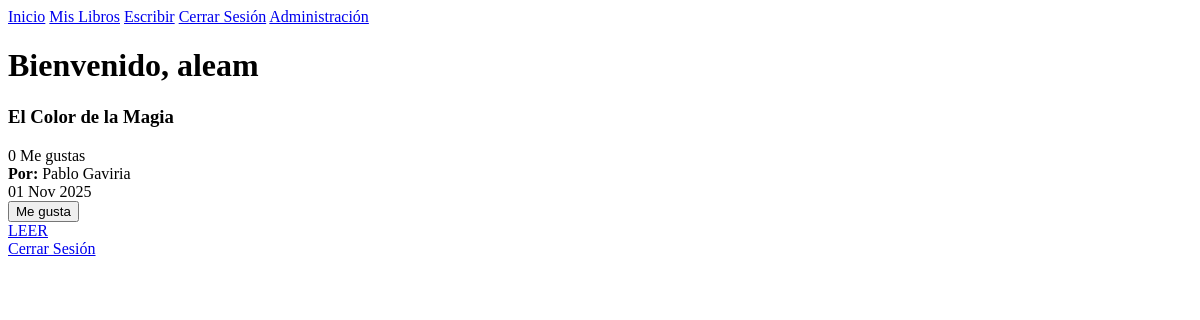
The app's page /principal/ (signed in), older data.
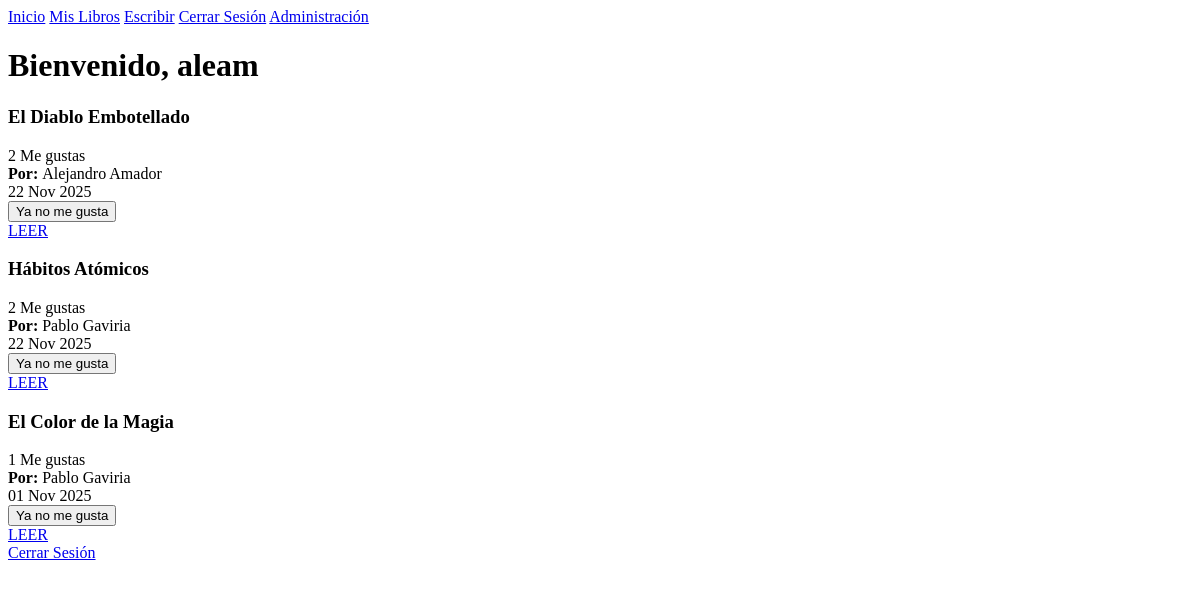
The same page, newer data.
### books/models.py (models this page shows, shortened)
class Libro(models.Model):
    titulo = models.CharField(max_length=200, verbose_name="Título")
    contenido = models.TextField(verbose_name='Contenido')
    autor = models.ForeignKey(
        Usuario,
        on_delete=models.CASCADE,
    )
    fecha_creacion = models.DateTimeField(auto_now_add=True, verbose_name='Fecha de Creación')
    fecha_actualizacion = models.DateTimeField(auto_now=True, verbose_name='Ultima Actualización')
    publicado = models.BooleanField(default=True, verbose_name='¿Publicado?')
    @property
    def total_likes(self):
        return self.likes.count()
    def usuario_ya_dio_like(self, usuario):
        return self.likes.filter(usuario=usuario).exists()

### accounts/models.py (models this page shows, shortened)
class Usuario(models.Model):
    username = models.CharField(max_length=30, unique=True, verbose_name='Username')
    email = models.EmailField(unique=True, verbose_name='Email')
    nombre = models.CharField(max_length=30, verbose_name='Nombre')
    apellido = models.CharField(max_length=50, verbose_name='Apellido')
    password = models.CharField(max_length=128, verbose_name='Contraseña')
    fecha_registro = models.DateTimeField(auto_now_add=True, verbose_name='Fecha de Registro')
    is_active = models.BooleanField(default=True, verbose_name='¿Activo?')
    intentos_fallidos = models.IntegerField(default=0)
    bloqueado_hasta = models.DateTimeField(null=True, blank=True)
    ultimo_intento = models.DateTimeField(null=True, blank=True)

### accounts/views.py (the view)
# urls.py: path('principal/', pagina_principal, name='pagina_principal'),
def pagina_principal(request):
    if 'usuario_id' not in request.session:
        return redirect('login')
    orden = request.GET.get('orden', 'recientes')
    libros = Libro.objects.filter(publicado = True)
    if orden == 'likes':
        libros = libros.annotate(num_likes = Count('likes')).order_by('-num_likes')
    else:
        libros = libros.order_by('-fecha_creacion')
    usuario_id = request.session['usuario_id']
    usuario_username = request.session['usuario_username']
    usuario_actual = Usuario.objects.get(id = usuario_id)
    info_libros = []
    for libro in libros:
        info_libros.append({
            'libro' : libro,
            'ya_tiene_like' : libro.usuario_ya_dio_like(usuario_actual),
            'total_likes' : libro.total_likes
        })
    context = {
        'usuario_username' : usuario_username,
        'info_libros' : info_libros,
        'orden_actual' : orden,
        'total_libros' : libros.count()
    }
    return render(request, 'pagina_principal.html', context)

### templates/pagina_principal.html (shortened to what this page needs)
{% extends "base.html" %}
{% block content %}
<div>
    <h1>Bienvenido, {{usuario_username}}</h1>
    <div class = 'books-grid'>
        {% if info_libros %}
            {% for info_libro in info_libros%}
            <div class = 'book-card'>
                <div class = 'book-header'>
                    <h3 class='book-title'>
                        {{ info_libro.libro.titulo }}
                    </h3>
                    <span class='book-likes'>
                        {{ info_libro.total_likes }} Me gustas
                    </span>
                </div>
                <div class="book-author">
                    <strong>Por: </strong>
                    {% if info_libro.libro.autor.nombre and info_libro.libro.autor.apellido %}
                        {{ info_libro.libro.autor.nombre }} {{ info_libro.libro.autor.apellido}}
                    {% else %}
                        {{ info_libro.libro.autor.username }}
                    {% endif %}
                </div>
                <div class='book-meta'>
                    <span>{{ info_libro.libro.fecha_creacion|date:"d M Y" }}</span>
                </div>
                <div class='book_actions'>
                    <form method='post' action="{% url 'toggle_like' info_libro.libro.id %}" class="like-form">
                        <button type='submit' class="like-btn {% if info_libro.ya_tiene_like %}liked{% endif %}">
                            {% if info_libro.ya_tiene_like%}
                                Ya no me gusta
                            {% else %}
                                Me gusta
                            {% endif %}
                        </button>
                    </form>
                    <a href="{% url 'detalle_libro' info_libro.libro.id %}" class='read-btn'>LEER</a>
                </div>
            </div>
            {% endfor %}
        {% else %}
            <div class = 'no-books'>
                <h3>Aún no hay libros publicados</h3>
                <p>Sé el primero en escribir una historia increíble</p>
            </div>
        {% endif %}
    </div>
    <div>
        <a href="{% url 'logout' %}" class="btn">Cerrar Sesión</a>
    </div>
</div>
{% endblock %}

### templates/base.html (shortened to what this page needs)
<!DOCTYPE html>
<html lang="es">
<head>
    {% load static %}
    <link rel="stylesheet" href="{% static 'css/styles.css' %}">
</head>
<body>
    <div class="navbar">
        {% if request.session.usuario_id %}
            <a href="{% url 'pagina_principal' %}">Inicio</a>
            <a href="{% url 'mis_libros' %}">Mis Libros</a>
            <a href="{% url 'crear_libro' %}">Escribir</a>
            <a href="{% url 'logout' %}">Cerrar Sesión</a>
        {% else %}
            <a href="{% url 'login' %}">Iniciar Sesión</a>
            <a href="{% url 'registro' %}">Registrarse</a>
        {% endif %}
        <a href="/admin/">Administración</a>
    </div>
    <div class="container">
        {% block content %}
        {% endblock %}
    </div>
</body>
</html>

Row changes from the older to the newer data that the page shows:
added Libro: libro.titulo "El Diablo Embotellado", total_likes "2", libro.autor.nombre "Alejandro", libro.autor.apellido "Amador", libro.fecha_creacion "22 Nov 2025", shows "Ya no me gusta"
added Libro: libro.titulo "Hábitos Atómicos", total_likes "2", libro.autor.nombre "Pablo", libro.autor.apellido "Gaviria", libro.fecha_creacion "22 Nov 2025", shows "Ya no me gusta"
computed for Libro "El Color de la Magia": total_likes "0" → "1"; text "Me gusta" → "Ya no me gusta"
